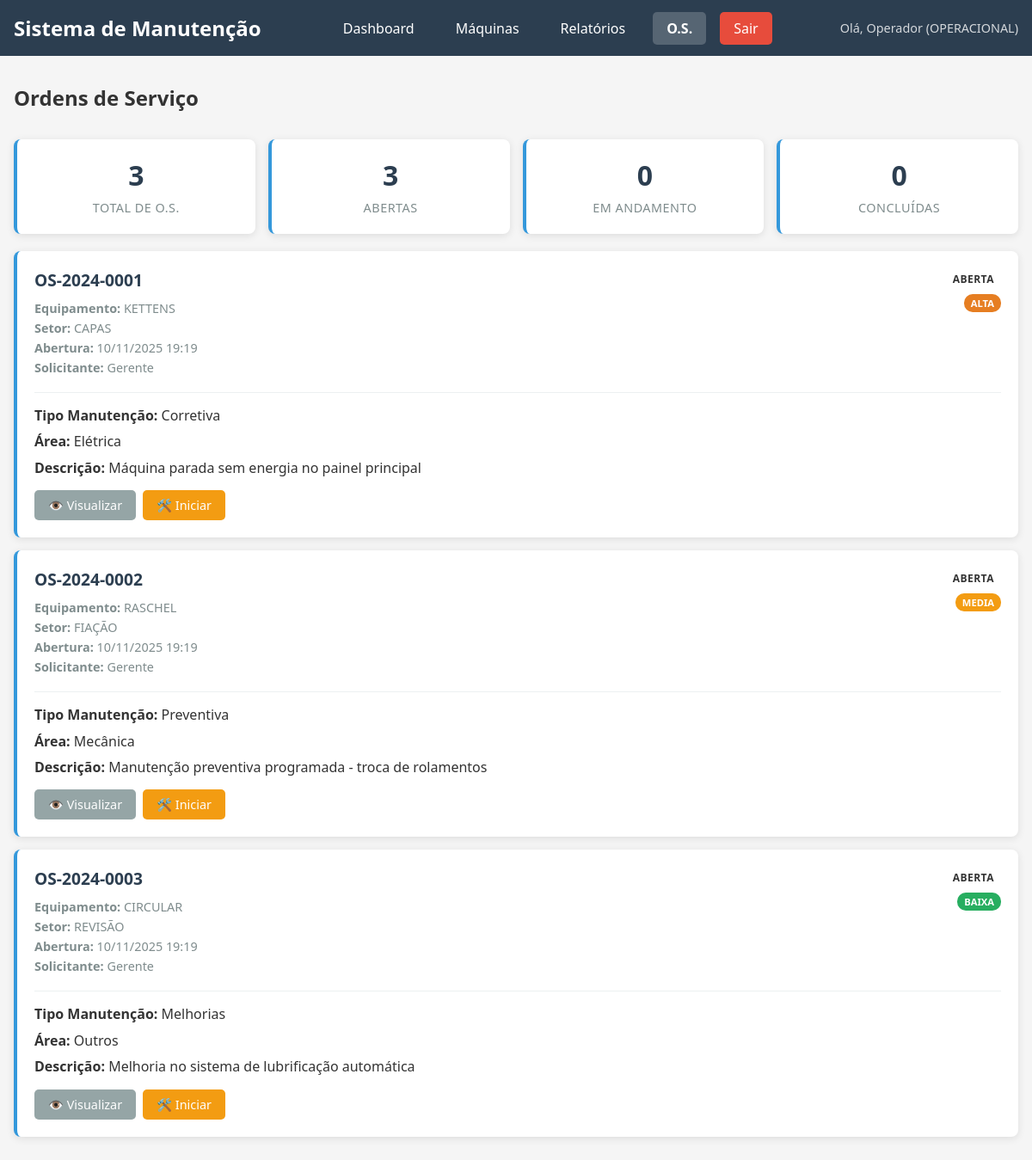
Page /views/ordens_servico/listar.php (signed in) on the committed database.
### tables this page shows
CREATE TABLE IF NOT EXISTS `ordens_servico` (
  `id` int(11) NOT NULL AUTO_INCREMENT,
  `numero_os` varchar(20) NOT NULL,
  `tipo_manutencao` enum('CORRETIVA','PREVENTIVA','PREDITIVA','MELHORIAS') NOT NULL,
  `equipamento` varchar(100) NOT NULL,
  `area` enum('ELETRICA','MECANICA','MARCENARIA','FUNILARIA','TORNEARIA','PREDIAL','OUTROS') NOT NULL,
  `setor_id` tinyint(3) UNSIGNED NOT NULL,
  `descricao_defeito` text NOT NULL,
  `causa_defeito` text DEFAULT NULL,
  `acao_corretiva` text DEFAULT NULL,
  `entrada_preventiva` enum('SIM','NAO') DEFAULT 'NAO',
  `data_programada` date DEFAULT NULL,
  `status` enum('ABERTA','EM_ANDAMENTO','CONCLUIDA','CANCELADA') DEFAULT 'ABERTA',
  `prioridade` enum('BAIXA','MEDIA','ALTA','URGENTE') DEFAULT 'MEDIA',
  `solicitado_por` int(11) NOT NULL,
  `recebido_por` int(11) DEFAULT NULL,
  `aceito_por` int(11) DEFAULT NULL,
  `analisado_por` int(11) DEFAULT NULL,
  `data_abertura` datetime DEFAULT current_timestamp(),
  `data_recebimento` datetime DEFAULT NULL,
  `data_aceite` datetime DEFAULT NULL,
  `data_analise` datetime DEFAULT NULL,
  `data_conclusao` datetime DEFAULT NULL,
  `observacoes` text DEFAULT NULL,
  PRIMARY KEY (`id`),
  UNIQUE KEY `numero_os` (`numero_os`),
  KEY `setor_id` (`setor_id`),
  KEY `solicitado_por` (`solicitado_por`),
  KEY `recebido_por` (`recebido_por`),
  KEY `aceito_por` (`aceito_por`),
  KEY `analisado_por` (`analisado_por`)
);

CREATE TABLE `setores` (
  `id` tinyint(3) UNSIGNED NOT NULL,
  `nome_setor` varchar(50) NOT NULL
);

CREATE TABLE `usuarios` (
  `id` int(11) NOT NULL,
  `nome` varchar(100) NOT NULL,
  `email` varchar(100) DEFAULT NULL,
  `telefone` varchar(20) DEFAULT NULL,
  `senha` varchar(255) NOT NULL,
  `cargo` enum('GERENTE','OPERACIONAL') DEFAULT 'OPERACIONAL',
  `setor_id` tinyint(3) UNSIGNED DEFAULT NULL,
  `created_at` datetime DEFAULT current_timestamp()
);

### models/OrdemServico.php (called while the page is built, shortened)
<?php
class OrdemServico {
    private $conn;
    private $table_name = "ordens_servico";
    public function __construct($db) {
        $this->conn = $db;
    }
    public function listar() {
        $query = "SELECT
                    os.*,
                    s.nome_setor,
                    u_solicitante.nome as solicitante_nome,
                    u_recebedor.nome as recebedor_nome,
                    u_aceitador.nome as aceitador_nome,
                    u_analisador.nome as analisador_nome
                  FROM " . $this->table_name . " os
                  LEFT JOIN setores s ON os.setor_id = s.id
                  LEFT JOIN usuarios u_solicitante ON os.solicitado_por = u_solicitante.id
                  LEFT JOIN usuarios u_recebedor ON os.recebido_por = u_recebedor.id
                  LEFT JOIN usuarios u_aceitador ON os.aceito_por = u_aceitador.id
                  LEFT JOIN usuarios u_analisador ON os.analisado_por = u_analisador.id
                  ORDER BY os.data_abertura DESC";
        try {
            $stmt = $this->conn->prepare($query);
            $stmt->execute();
            return $stmt;
        } catch(PDOException $exception) {
            throw new Exception("Erro ao listar ordens de serviço: " . $exception->getMessage());
        }
    }
}
?>

### views/ordens_servico/listar.php (the view, shortened to what this page needs)
<?php
$usuarioLogado = [
    'id' => $_SESSION['usuario_id'],
    'nome' => $_SESSION['usuario_nome'],
    'cargo' => $_SESSION['usuario_cargo'],
    'setor_id' => $_SESSION['usuario_setor']
];
require_once '../../config/database.php';
require_once '../../models/OrdemServico.php';
$ordens = [];
try {
    $db = DatabaseConfig::getConnection();
    $ordemServico = new OrdemServico($db);
    $stmt = $ordemServico->listar();
    $ordens = $stmt->fetchAll(PDO::FETCH_ASSOC);
} catch(Exception $e) {
    $error = "Erro ao carregar ordens de serviço: " . $e->getMessage();
}
?>
<!DOCTYPE html>
<html lang="pt-BR">
<head>
    <link rel="stylesheet" href="../../css/style.css">
</head>
<body>
    <header class="header">
        <div class="header-content">
            <h1 class="logo">Sistema de Manutenção</h1>
            <nav class="nav">
                <ul>
                    <li><a href="../dashboard.php">Dashboard</a></li>
                    <li><a href="../maquinas/listar.php">Máquinas</a></li>
                    <li><a href="../relatorios/listar.php">Relatórios</a></li>
                    <li><a href="listar.php" class="active">O.S.</a></li>
                    <li><a href="../../logout.php" class="logout-btn">Sair</a></li>
                </ul>
            </nav>
            <div class="user-info">
                <span>Olá, <?php echo htmlspecialchars($usuarioLogado['nome']); ?> (<?php echo $usuarioLogado['cargo']; ?>)</span>
            </div>
        </div>
    </header>
    <main class="main-content">
        <div class="page-header">
            <h2>Ordens de Serviço</h2>
        </div>
        <div class="summary-cards">
            <div class="summary-card">
                <span class="summary-number"><?php echo count($ordens); ?></span>
                <span class="summary-label">Total de O.S.</span>
            </div>
            <div class="summary-card">
                <span class="summary-number"><?php echo count(array_filter($ordens, function($o) { return $o['status'] == 'ABERTA'; })); ?></span>
                <span class="summary-label">Abertas</span>
            </div>
            <div class="summary-card">
                <span class="summary-number"><?php echo count(array_filter($ordens, function($o) { return $o['status'] == 'EM_ANDAMENTO'; })); ?></span>
                <span class="summary-label">Em Andamento</span>
            </div>
            <div class="summary-card">
                <span class="summary-number"><?php echo count(array_filter($ordens, function($o) { return $o['status'] == 'CONCLUIDA'; })); ?></span>
                <span class="summary-label">Concluídas</span>
            </div>
        </div>
        <div class="os-container">
            <?php if(count($ordens) > 0): ?>
                <?php foreach($ordens as $os): ?>
                    <div class="os-card status-<?php echo strtolower($os['status']); ?>">
                        <div class="os-header">
                            <div class="os-info">
                                <h3><?php echo htmlspecialchars($os['numero_os']); ?></h3>
                                <p class="os-equipamento">
                                    <strong>Equipamento:</strong> <?php echo htmlspecialchars($os['equipamento']); ?>
                                </p>
                                <p class="os-setor">
                                    <strong>Setor:</strong> <?php echo htmlspecialchars($os['nome_setor']); ?>
                                </p>
                                <p class="os-data">
                                    <strong>Abertura:</strong> <?php echo date('d/m/Y H:i', strtotime($os['data_abertura'])); ?>
                                </p>
                                <p class="os-solicitante">
                                    <strong>Solicitante:</strong> <?php echo htmlspecialchars($os['solicitante_nome']); ?>
                                </p>
                            </div>
                            <div class="os-status">
                                <span class="status-badge status-<?php echo strtolower($os['status']); ?>">
                                    <?php
                                    $status_text = [
                                        'ABERTA' => 'Aberta',
                                        'EM_ANDAMENTO' => 'Em Andamento',
                                        'CONCLUIDA' => 'Concluída',
                                        'CANCELADA' => 'Cancelada'
                                    ];
                                    echo $status_text[$os['status']];
                                    ?>
                                </span>
                                <span class="priority-badge priority-<?php echo strtolower($os['prioridade']); ?>">
                                    <?php echo ucfirst(strtolower($os['prioridade'])); ?>
                                </span>
                            </div>
                        </div>
                        <div class="os-content">
                            <div class="os-details">
                                <p><strong>Tipo Manutenção:</strong>
                                    <?php
                                    $tipos = [
                                        'CORRETIVA' => 'Corretiva',
                                        'PREVENTIVA' => 'Preventiva',
                                        'PREDITIVA' => 'Preditiva',
                                        'MELHORIAS' => 'Melhorias'
                                    ];
                                    echo $tipos[$os['tipo_manutencao']];
                                    ?>
                                </p>
                                <p><strong>Área:</strong>
                                    <?php
                                    $areas = [
                                        'ELETRICA' => 'Elétrica',
                                        'MECANICA' => 'Mecânica',
                                        'MARCENARIA' => 'Marcenaria',
                                        'FUNILARIA' => 'Funilaria',
                                        'TORNEARIA' => 'Tornearia',
                                        'PREDIAL' => 'Predial',
                                        'OUTROS' => 'Outros'
                                    ];
                                    echo $areas[$os['area']];
                                    ?>
                                </p>
                                <p><strong>Descrição:</strong> <?php echo htmlspecialchars($os['descricao_defeito']); ?></p>
                            </div>
                        </div>
                        <div class="os-actions">
                            <a href="visualizar.php?id=<?php echo $os['id']; ?>" class="btn btn-secondary">
                                👁️ Visualizar
                            </a>
                            <?php if($os['status'] == 'ABERTA' && $usuarioLogado['cargo'] == 'OPERACIONAL'): ?>
                                <a href="listar.php?atualizar_status=EM_ANDAMENTO&id=<?php echo $os['id']; ?>"
                                   class="btn btn-warning"
                                   onclick="return confirm('Iniciar esta Ordem de Serviço?')">
                                    🛠️ Iniciar
                                </a>
                            <?php endif; ?>
                        </div>
                    </div>
                <?php endforeach; ?>
            <?php endif; ?>
        </div>
    </main>
</body>
</html>

### css/style.css (style rules this page uses)
* { margin: 0; padding: 0; box-sizing: border-box; }
body { font-family: 'Segoe UI', Tahoma, Geneva, Verdana, sans-serif; background-color: #f5f5f5; color: #333; }
.header { background: #2c3e50; color: white; padding: 1rem 0; }
.header-content { max-width: 1200px; margin: 0 auto; display: flex; justify-content: space-between; align-items: center; padding: 0 1rem; }
.logo { font-size: 1.5rem; font-weight: bold; }
.nav ul { list-style: none; display: flex; gap: 1rem; }
.nav a { color: white; text-decoration: none; padding: 0.5rem 1rem; border-radius: 5px; transition: background 0.3s; }
.logout-btn { background: #e74c3c; }
.user-info { font-size: 0.9rem; opacity: 0.8; }
.main-content { max-width: 1200px; margin: 0 auto; padding: 2rem 1rem; }
.status-badge, .saude-badge { padding: 0.25rem 0.5rem; border-radius: 15px; font-size: 0.8rem; font-weight: bold; text-transform: uppercase; }
.btn { display: inline-block; padding: 0.5rem 1rem; border: none; border-radius: 5px; text-decoration: none; font-size: 0.9rem; cursor: pointer; transition: background 0.3s; }
.btn-secondary { background: #95a5a6; color: white; }
.btn-warning { background: #f39c12; color: white; }
.page-header { display: flex; justify-content: space-between; align-items: center; margin-bottom: 2rem; }
.summary-cards { display: grid; grid-template-columns: repeat(auto-fit, minmax(150px, 1fr)); gap: 15px; margin-bottom: 20px; }
.summary-card { background: white; padding: 20px; border-radius: 8px; text-align: center; box-shadow: 0 2px 10px rgba(0,0,0,0.1); border-left: 4px solid #3498db; }
.summary-number { display: block; font-size: 2em; font-weight: bold; color: #2c3e50; margin-bottom: 5px; }
.summary-label { font-size: 0.9em; color: #7f8c8d; text-transform: uppercase; letter-spacing: 0.5px; }
.status-badge, .saude-badge { padding: 4px 8px; border-radius: 12px; font-size: 0.75em; font-weight: 600; text-transform: uppercase; letter-spacing: 0.5px; }
.nav a.active { background: rgba(255,255,255,0.2); font-weight: 600; }
.os-container { display: flex; flex-direction: column; gap: 15px; }
.os-card { background: white; border-radius: 8px; padding: 20px; box-shadow: 0 2px 10px rgba(0,0,0,0.1); border-left: 4px solid #3498db; }
.os-card.status-aberta { border-left-color: #3498db; }
.os-header { display: flex; justify-content: space-between; align-items: flex-start; margin-bottom: 15px; padding-bottom: 15px; border-bottom: 1px solid #ecf0f1; }
.os-info h3 { margin: 0 0 10px 0; color: #2c3e50; font-size: 1.2em; }
.os-info p { margin: 4px 0; font-size: 0.9em; color: #7f8c8d; }
.os-status { display: flex; flex-direction: column; gap: 5px; align-items: flex-end; }
.priority-badge { padding: 3px 8px; border-radius: 10px; font-size: 0.7em; font-weight: 600; text-transform: uppercase; }
.priority-baixa { background: #27ae60; color: white; }
.priority-media { background: #f39c12; color: white; }
.priority-alta { background: #e67e22; color: white; }
.os-content { margin-bottom: 15px; }
.os-details p { margin: 8px 0; line-height: 1.4; }
.os-actions { display: flex; gap: 8px; justify-content: flex-start; flex-wrap: wrap; }

### rows in the picture
ordens_servico: numero_os "OS-2024-0001", equipamento "KETTENS", setor.nome_setor "CAPAS", data_abertura "10/11/2025 19:19", solicitado_por.nome "Gerente", status "ABERTA", prioridade "ALTA", tipo_manutencao "Corretiva", area "Elétrica", descricao_defeito "Máquina parada sem energia no painel principal"
ordens_servico: numero_os "OS-2024-0002", equipamento "RASCHEL", setor.nome_setor "FIAÇÃO", data_abertura "10/11/2025 19:19", solicitado_por.nome "Gerente", status "ABERTA", prioridade "MEDIA", tipo_manutencao "Preventiva", area "Mecânica", descricao_defeito "Manutenção preventiva programada - troca de rolamentos"
ordens_servico: numero_os "OS-2024-0003", equipamento "CIRCULAR", setor.nome_setor "REVISÃO", data_abertura "10/11/2025 19:19", solicitado_por.nome "Gerente", status "ABERTA", prioridade "BAIXA", tipo_manutencao "Melhorias", area "Outros", descricao_defeito "Melhoria no sistema de lubrificação automática"

### other values in the picture
$usuarioLogado['nome'] "Operador"
$usuarioLogado['cargo'] "OPERACIONAL"
count($ordens) "3"
